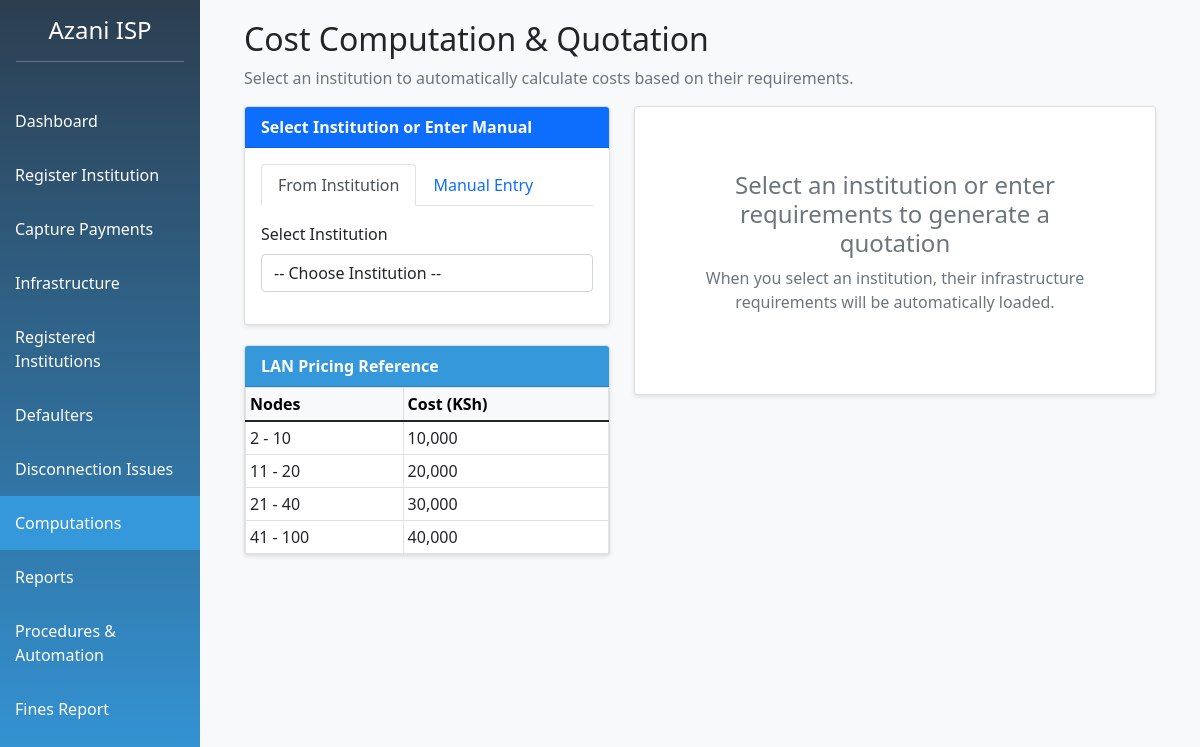
The app's page /computations.php with its own data.
### tables this page shows
CREATE TABLE `lan_node_pricing` (
  `price_id` int(11) NOT NULL,
  `min_nodes` int(11) NOT NULL,
  `max_nodes` int(11) NOT NULL,
  `cost` decimal(10,2) NOT NULL
);

### computations.php (the view, shortened to what this page needs)
<?php
include 'config.php';
include 'header.php';
$lan_pricing = $conn->query("SELECT * FROM lan_node_pricing ORDER BY min_nodes");
$results = null;
$input = [];
?>
<div class="container-fluid">
    <h2>Cost Computation & Quotation</h2>
    <p class="text-muted">Select an institution to automatically calculate costs based on their requirements.</p>
    <div class="row">
        <div class="col-md-5">
            <div class="card">
                <div class="card-header bg-primary text-white">Select Institution or Enter Manual</div>
                <div class="card-body">
                    <ul class="nav nav-tabs" id="computationTab" role="tablist">
                        <li class="nav-item" role="presentation">
                            <button class="nav-link active" id="institution-tab" data-bs-toggle="tab" data-bs-target="#institution" type="button" role="tab">From Institution</button>
                        </li>
                        <li class="nav-item" role="presentation">
                            <button class="nav-link" id="manual-tab" data-bs-toggle="tab" data-bs-target="#manual" type="button" role="tab">Manual Entry</button>
                        </li>
                    </ul>
                    <div class="tab-content mt-3" id="computationTabContent">
                        <div class="tab-pane fade show active" id="institution" role="tabpanel">
                            <form method="POST" action="" id="institutionForm">
                                <div class="mb-3">
                                    <label class="form-label">Select Institution</label>
                                    <select name="institution_id" class="form-control" required onchange="this.form.submit()">
                                        <option value="">-- Choose Institution --</option>
                                    </select>
                                </div>
                            </form>
                        </div>
                    </div>
                </div>
            </div>
            <div class="card mt-3">
                <div class="card-header">LAN Pricing Reference</div>
                <div class="card-body p-0">
                    <table class="table table-sm table-bordered mb-0">
                        <thead class="table-light">
                            <tr>
                                <th>Nodes</th>
                                <th>Cost (KSh)</th>
                            </tr>
                        </thead>
                        <tbody>
                            <?php
                            $lan_pricing->data_seek(0);
                            while($lan = $lan_pricing->fetch_assoc()):
                            ?>
                            <tr>
                                <td><?php echo $lan['min_nodes']; ?> - <?php echo $lan['max_nodes']; ?></td>
                                <td><?php echo number_format($lan['cost']); ?></td>
                            </tr>
                            <?php endwhile; ?>
                        </tbody>
                    </table>
                </div>
            </div>
        </div>
        <div class="col-md-7">
            <?php if ($results): ?>
                <div class="card">
                    <div class="card-header bg-success text-white">
                        Quotation Results
                        <?php if (isset($results['institution_name'])): ?>
                            - <?php echo $results['institution_name']; ?>
                        <?php endif; ?>
                    </div>
                    <div class="card-body">
                        <h5 class="mb-3">Initial Setup & Installation Costs</h5>
                        <table class="table table-bordered">
                            <tbody>
                                <tr>
                                    <td>Registration Fee (KSh 8,500)</td>
                                    <td class="text-end">
                                        <?php if ($results['registration_paid'] == 'Paid'): ?>
                                            <span class="badge bg-success">Already Paid</span>
                                        <?php elseif ($results['registration_paid'] == 'Unpaid'): ?>
                                            KSh <?php echo number_format($results['registration_due'], 2); ?>
                                            <small class="text-danger">(Due)</small>
                                        <?php else: ?>
                                            KSh <?php echo number_format($results['registration_fee'], 2); ?>
                                        <?php endif; ?>
                                    </td>
                                </tr>
                                <tr>
                                    <td>Installation Fee (KSh 10,000)</td>
                                    <td class="text-end">
                                        <?php if ($results['installation_paid'] == 'Paid'): ?>
                                            <span class="badge bg-success">Already Paid</span>
                                        <?php elseif ($results['installation_paid'] == 'Unpaid'): ?>
                                            KSh <?php echo number_format($results['installation_due'], 2); ?>
                                            <small class="text-danger">(Due)</small>
                                        <?php else: ?>
                                            KSh <?php echo number_format($results['installation_fee'], 2); ?>
                                        <?php endif; ?>
                                    </td>
                                </tr>
                                <tr>
                                    <td>Processing / Service Fee</td>
                                    <td class="text-end">KSh <?php echo number_format($results['processing_fee'], 2); ?></td>
                                </tr>
                                <tr>
                                    <td>LAN Installation (<?php echo $results['lan_nodes']; ?> nodes)</td>
                                    <td class="text-end">KSh <?php echo number_format($results['lan_cost'], 2); ?></td>
                                </tr>
                                <tr>
                                    <td>Computer Purchase (<?php echo $results['computers']; ?> units)</td>
                                    <td class="text-end">KSh <?php echo number_format($results['computer_cost'], 2); ?></td>
                                </tr>
                                <tr class="table-primary fw-bold">
                                    <td>Total Initial Payable</td>
                                    <td class="text-end">KSh <?php echo number_format($results['total_initial'], 2); ?></td>
                                </tr>
                            </tbody>
                        </table>
                        <hr>
                        <h5 class="mb-3">Recurring Monthly Costs</h5>
                        <table class="table table-bordered">
                            <tbody>
                                <tr>
                                    <td>Bandwidth (<?php echo $results['bandwidth_mbps']; ?> Mbps)</td>
                                    <td class="text-end">KSh <?php echo number_format($results['monthly_bandwidth_cost'], 2); ?></td>
                                </tr>
                                <tr class="table-info fw-bold">
                                    <td>Total Monthly Payable</td>
                                    <td class="text-end">KSh <?php echo number_format($results['total_monthly'], 2); ?></td>
                                </tr>
                            </tbody>
                        </table>
                        <div class="mt-3 d-flex justify-content-between">
                            <button onclick="window.print()" class="btn btn-outline-secondary">Print Quote</button>
                            <?php if (isset($results['institution_name'])): ?>
                                <a href="capture_payments.php?institution_id=<?php echo $input['institution_id']; ?>"
                                   class="btn btn-success">
                                    Process Payment
                                </a>
                            <?php endif; ?>
                        </div>
                    </div>
                </div>
            <?php else: ?>
                <div class="card text-center p-5">
                    <div class="card-body">
                        <h4 class="text-muted">Select an institution or enter requirements to generate a quotation</h4>
                        <p class="text-muted mt-2">
                            When you select an institution, their infrastructure requirements will be automatically loaded.
                        </p>
                    </div>
                </div>
            <?php endif; ?>
        </div>
    </div>
</div>
<?php include 'footer.php'; ?>

### header.php (style rules this page uses)
.card { margin-bottom: 20px; box-shadow: 0 2px 4px rgba(0,0,0,0.1); }
.card-header { background-color: #3498db; color: white; font-weight: bold; }

### records on screen
lan_node_pricing: min_nodes "2", max_nodes "10", cost "10,000"
lan_node_pricing: min_nodes "11", max_nodes "20", cost "20,000"
lan_node_pricing: min_nodes "21", max_nodes "40", cost "30,000"
lan_node_pricing: min_nodes "41", max_nodes "100", cost "40,000"
